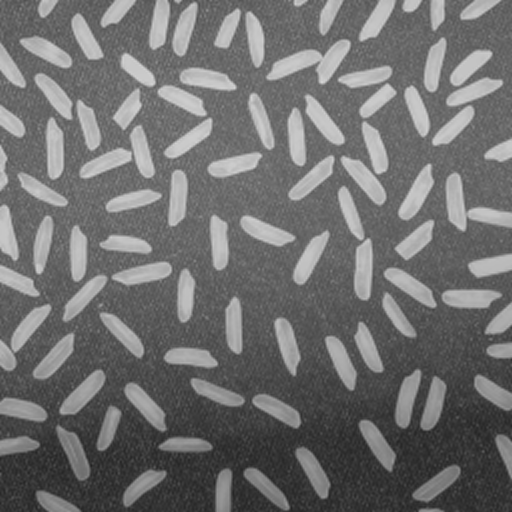
#> input picture ImageProcessing/week12/practice/rice.png, 512 x 512 px, found by its file name
$ python thresholding.py
#> lines starting #> are read from the running program, lines starting #| are printed output that depends on the picture; after the words box and inside, x2 and y2 are one past the last pixel; in counts of white or black regions, pixels touching at a corner belong together
import cv2
import numpy as np
import matplotlib.pyplot as plt


def apply_threshold(img, th=120):
    dst = np.zeros(img.shape, img.dtype)
    #################################################
    # TODO                                          #
    # Apply threshold                               #
    #################################################

    dst[img >= th] = 255
    dst[img < th] = 0

    return dst

if __name__ == '__main__':
    # img = cv2.imread('ImageProcessing/week12/practice/circles_adaptive_threshold.png', cv2.IMREAD_GRAYSCALE)
    img = cv2.imread('ImageProcessing/week12/practice/rice.png', cv2.IMREAD_GRAYSCALE)
#> img is the input picture: shape (512, 512); min 33, max 214, mean 111.3

    img_th = apply_threshold(img, th=120)
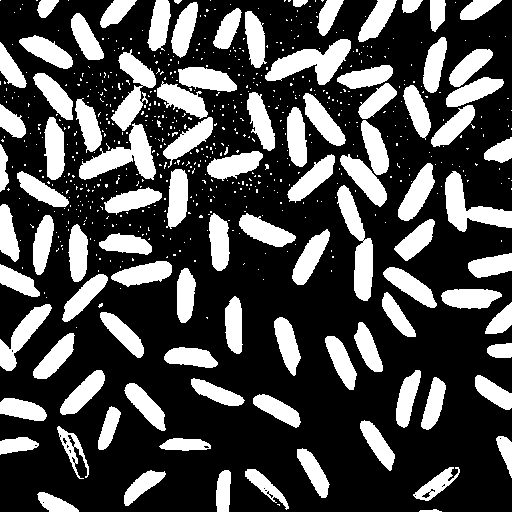
#> img_th: shape (512, 512); 29.5% white; 690 white regions (595 under 20 px), largest, box (x1, y1, x2, y2) and area: (79, 123, 156, 180) 1875, (265, 39, 351, 85) 1863, (337, 185, 373, 301) 1791

    cv2.imshow('original image', img)
    cv2.imshow('threshold applied image', img_th)

    plt.hist(img.ravel(), 256, [0, 256])
    plt.show()
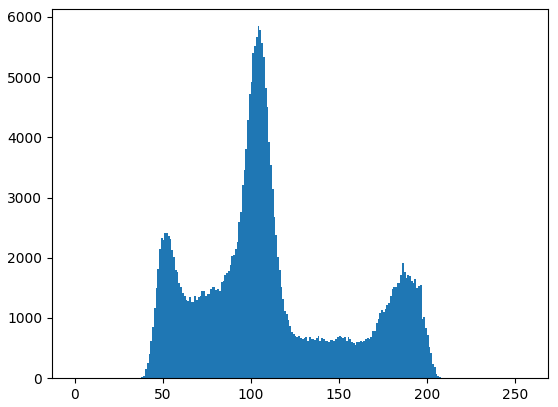
#> figure drawn by matplotlib, 1 panel; tallest bar 5845 high, from x = 104 to 105
    cv2.waitKey(0)
    cv2.destroyAllWindows()

$ run again, with ImageProcessing/week12/practice/circles_adaptive_threshold.png copied over ImageProcessing/week12/practice/rice.png
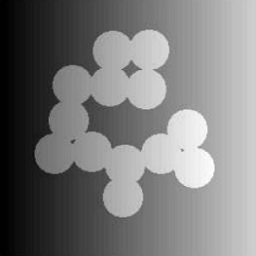
#> input picture ImageProcessing/week12/practice/circles_adaptive_threshold.png, 256 x 256 px, found by its file name
#> img is the input picture: shape (256, 256); min 0, max 255, mean 121.3
#> `img_th = apply_threshold(img, th=120)`:
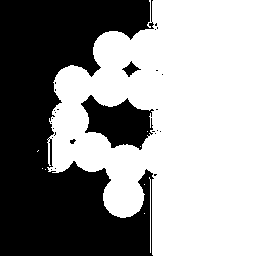
#> img_th: shape (256, 256); 57.8% white; 27 black regions (23 under 20 px), largest, box (x1, y1, x2, y2) and area: (0, 0, 154, 256) 25141, (81, 95, 154, 150) 2357, (122, 61, 141, 77) 121, (70, 139, 76, 144) 20
#> `plt.show()`:
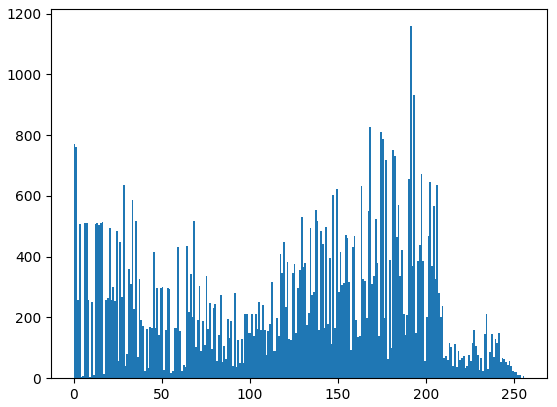
#> figure drawn by matplotlib, 1 panel; tallest bar 1159 high, from x = 191 to 192
